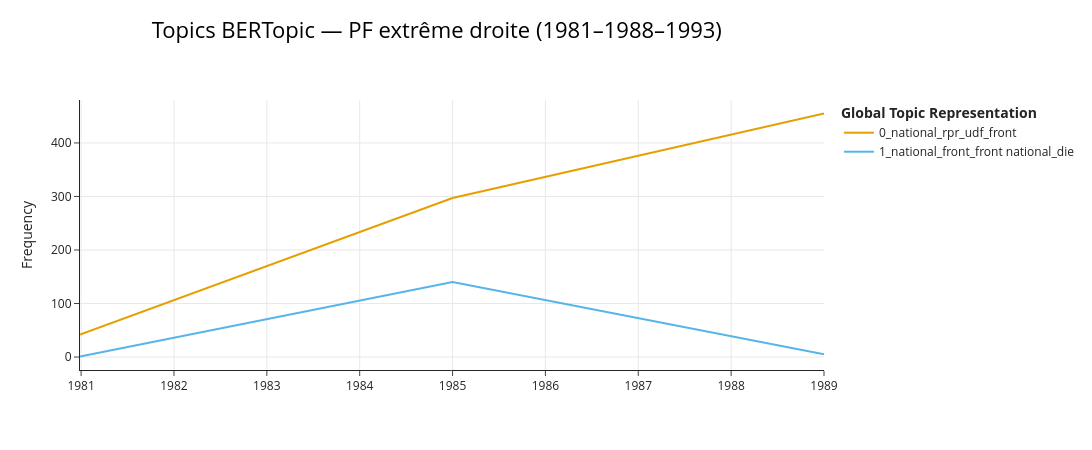

The cell this chart's notebook holds for it:
### Code cell
# ── Topics Over Time ──────────────────────────────────────────────────────────
# Calcule l'importance de chaque topic par période.
# C'est la réponse directe à "y a-t-il une évolution entre 1981, 1988 et 1993 ?"
tot = topic_model.topics_over_time(
    docs=docs, timestamps=timestamps,
    nr_bins=3,            # 3 périodes = une par année
    evolution_tuning=True  # lissage entre périodes
)

top_topics = [t for t in info[info['Topic'] != -1]['Topic'].values[:8]]
fig = topic_model.visualize_topics_over_time(
    tot, topics=top_topics,
    title='Topics BERTopic — PF extrême droite (1981–1988–1993)'
)
fig.show()

### Figure 1 — Plotly figure (JSON) as saved in the notebook; plotly's stock layout.template omitted (floating-point values rounded to 4 significant figures)
{"data": [{"hoverinfo": "text", "hovertext": ["<b>Topic 0</b><br>Words: qu, front, national, nationale, front national", "<b>Topic 0</b><br>Words: national, front, front national, nationale, udf", "<b>Topic 0</b><br>Words: rpr, udf, qu, national, immigration"], "marker": {"color": "#E69F00"}, "mode": "lines", "name": "0_national_rpr_udf_front", "type": "scatter", "x": [1981.0, 1985.0, 1989.0], "y": [42, 297, 455]}, {"hoverinfo": "text", "hovertext": ["<b>Topic 1</b><br>Words: front, national, front national, nationale, populaire", "<b>Topic 1</b><br>Words: national, front national, front, die, nationale", "<b>Topic 1</b><br>Words: maire, adjoint maire, adjoint, national, front"], "marker": {"color": "#56B4E9"}, "mode": "lines", "name": "1_national_front_front national_die", "type": "scatter", "x": [1981.0, 1985.0, 1989.0], "y": [1, 140, 5]}], "layout": {"height": 450, "hoverlabel": {"bgcolor": "white", "font": {"family": "Rockwell", "size": 16}}, "legend": {"title": {"text": "<b>Global Topic Representation"}}, "title": {"font": {"color": "Black", "size": 22}, "text": "Topics BERTopic — PF extrême droite (1981–1988–1993)", "x": 0.4, "xanchor": "center", "y": 0.95, "yanchor": "top"}, "width": 1250, "xaxis": {"showgrid": true}, "yaxis": {"showgrid": true, "title": {"text": "Frequency"}}}}
